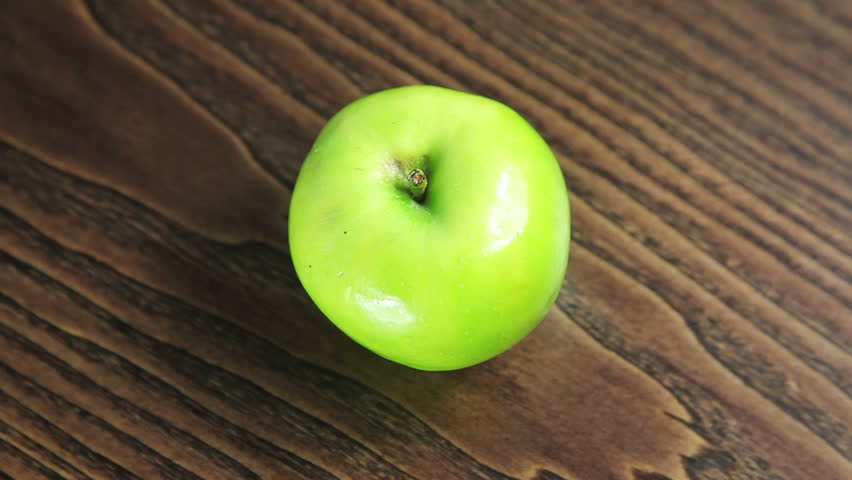
#> input picture images/orig/apple.png, 852 x 480 px
$ jupyter execute 01-basic-color-filters.ipynb
#> lines starting #> are read from the running program, lines starting #| are printed output that depends on the picture; after the words box and inside, x2 and y2 are one past the last pixel; in counts of white or black regions, pixels touching at a corner belong together
# __Простые цветовые фильтры__

[cell 1]
import numpy as np
import cv2
import matplotlib.pyplot as plt
import math

[cell 2]
ORIG_PATH = './images/orig/'
NEW_PATH = './images/new/'

[cell 3]
apple_bgr = cv2.imread(ORIG_PATH + "apple.png")
#> apple_bgr is the input picture: shape (480, 852, 3); mean B, G, R 58.5, 96.3, 105.3

cv2.imshow("green apple", apple_bgr)
cv2.waitKey(0)

__Функция преобразования из `RGB` в `HSV`__ <br>

`cv2.cvtColor(image, cv2.COLOR_BGR2HSV)`

[cell 4]
apple_hsv = cv2.cvtColor(apple_bgr, cv2.COLOR_BGR2HSV)
#> apple_hsv: shape (480, 852, 3); mean H, S, V 18.8, 113.4, 112.3

cv2.imshow("green apple", apple_hsv)
cv2.waitKey(0)

## __Функция для выделения цветового диапозона__

`inRange(img, color1, color2)` - Функция inRange позволяет наложить на кадр цветовой фильтр в заданном диапазоне. <br>

- `img` — изображение, на которое мы накладываем фильтр;
- `color1` — начальный цвет диапазона;
- `color2` — конечный цвет диапазона.

Например, чтобы выделить яблоко нам нужен именно диапазон цветов, а не один конкретный. Одна часть яблока может находиться в тени, а на другую в это время падает свет из окна. Значит нам интересен и светло-зеленый и темно-зеленый цвет, а также все оттенки между ними.

[cell 5]
# Границы цветов HSV
# hsv_min = np.array((53, 0, 0), np.uint8)
# hsv_max = np.array((83, 255, 255), np.uint8)

hsv_min = np.array((35, 100, 100), np.uint8)
hsv_max = np.array((100, 255, 255), np.uint8)

apple_bgr = cv2.imread(ORIG_PATH + "apple.png")
apple_hsv = cv2.cvtColor(apple_bgr, cv2.COLOR_BGR2HSV)
thresh = cv2.inRange(apple_hsv, hsv_min, hsv_max)
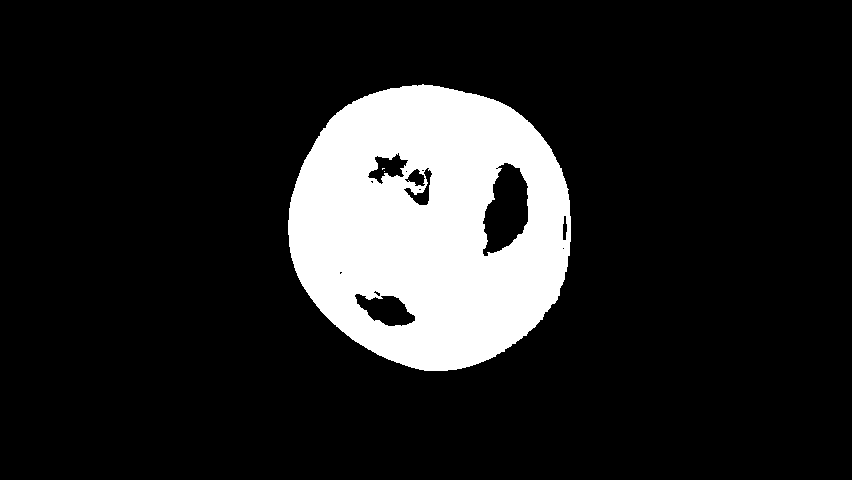
#> thresh: shape (480, 852); 14.3% white; 3 white regions (2 under 20 px), largest, box (x1, y1, x2, y2) and area: (288, 84, 571, 371) 58543

cv2.imshow("filtered_apple", thresh)
cv2.waitKey(0)
cv2.destroyAllWindows()

## __Определение центра по моментам__

Моменты изображения (англ. image moments) в компьютерном зрении, обработке изображений и смежных областях — некоторые частные средневзвешенные (момент) интенсивностей пикселей изображения, или функция таких моментов. Как правило, выбираются моменты, имеющие полезные свойства или интерпретации.

В самом общем смысле момент функции — это некая скалярная величина, которая характеризует эту функцию и может быть использована для артикуляции ее важных свойств. С математической точки зрения набор моментов является в некотором смысле «проекцией» функции на полиномиальный базис. Он аналогичен преобразованию Фурье, которое представляет из себя проекцию функции на базис из гармонических функций.

Моменты изображения полезны для описания объектов после сегментации. Простые свойства изображения, которые можно найти с помощью моментов, включают в себя площадь (или суммарную интенсивность), геометрический центр и информацию об ориентации. Кроме них в математической статистике давно применяются моменты более высоких порядков, например коэффициент асимметрии и коэффициент эксцесса.

Мы можем определить центр шарика при помощи графических моментов изображения, графический момент это чисто математический объект. Он определяется формулой:

Но библиотека OpenCV снова о нас позаботилась, написав уже готовую функцию для определения графических моментов изображения:

[cell 6]
M = cv2.moments(thresh)
#> M = moments, m00 14929740, centre m10/m00, m01/m00 = (428.4, 225.7)

Тогда центр интересующего нас объекта можно посчитать вот так:

[cell 7]
center = (int(M["m10"] / M["m00"]), int(M["m01"] / M["m00"]))
#> center = (428, 225)

## __Практика__

В данной задаче необходимо найти центр интересующего нас объекта на 2х различных изображениях и вписать их в окружности.  Объект на картинках может легко отделяется от фона с помощью цветового фильтра (цвет объекта сильно отличается от цвета остальных пикселей). Примером первого изображения можно взять картинку из 1ой практики или это изображение:

[cell 8]
def calculate_radius_from_mask(mask_image):
    M = cv2.moments(mask_image, binaryImage=True)

    M00 = M["m00"]
    area = M00
    radius = math.sqrt(area / math.pi)

    return int(round(radius))

[cell 9]
watermelon_bgr = cv2.imread(ORIG_PATH + "watermelon.jpg")
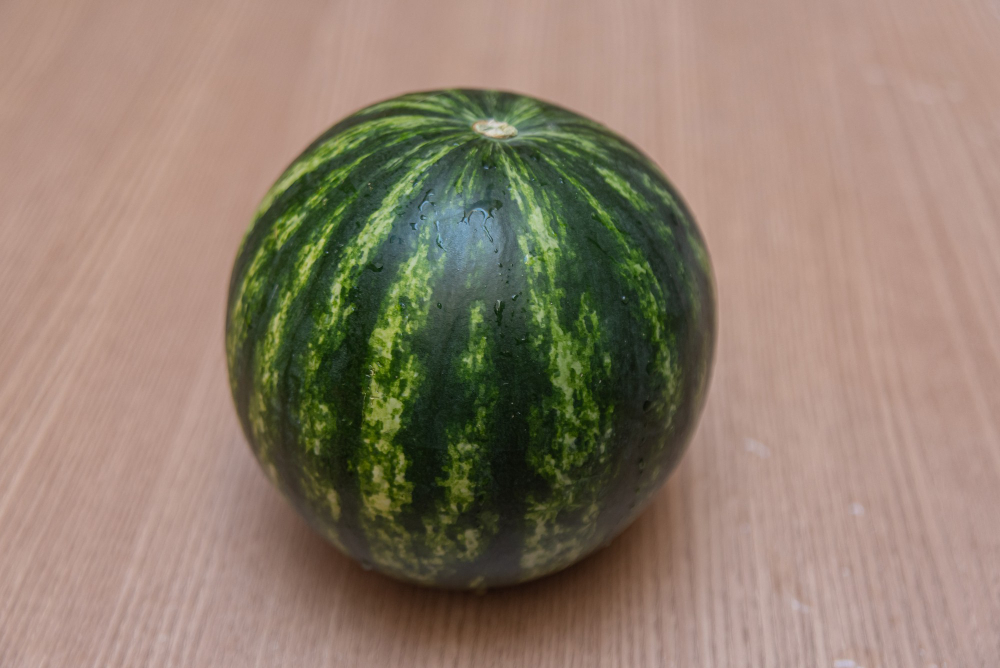
#> input picture images/orig/watermelon.jpg, 1000 x 668 px
#> watermelon_bgr is the input picture: shape (668, 1000, 3); mean B, G, R 109.4, 126.5, 143.7
bloon_bgr = cv2.imread(ORIG_PATH + "bloon.jpg")
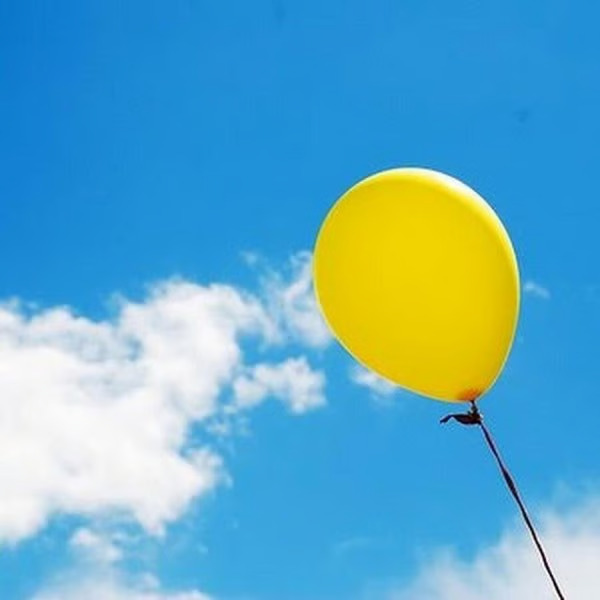
#> input picture images/orig/bloon.jpg, 600 x 600 px
#> bloon_bgr is the input picture: shape (600, 600, 3); mean B, G, R 198.6, 171.3, 98.2

watermelon_hsv = cv2.cvtColor(watermelon_bgr, cv2.COLOR_BGR2HSV)
#> watermelon_hsv: shape (668, 1000, 3); mean H, S, V 19.4, 76.5, 148.4
bloon_hsv = cv2.cvtColor(bloon_bgr, cv2.COLOR_BGR2HSV)
#> bloon_hsv: shape (600, 600, 3); mean H, S, V 91.6, 170, 221.2

# HSV ranges:
# yellow
y_min = np.array([20, 100, 100], np.uint8)
y_max = np.array([30, 255, 255], np.uint8)

# green
g_min = np.array((14, 0, 0), np.uint8)
g_max = np.array((110, 255, 255), np.uint8)

filtered_watermelon = cv2.inRange(watermelon_hsv, g_min, g_max)
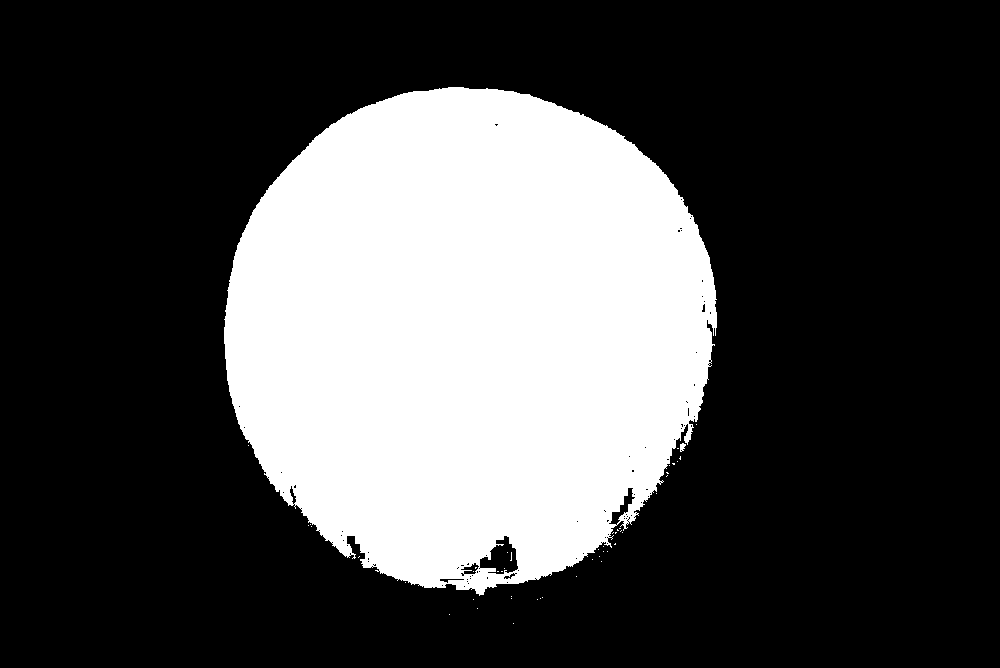
#> filtered_watermelon: shape (668, 1000); 28.7% white; 48 white regions (46 under 20 px), largest, box (x1, y1, x2, y2) and area: (224, 87, 717, 596) 191771, (680, 443, 686, 452) 36
filtered_bloon = cv2.inRange(bloon_hsv, y_min, y_max)
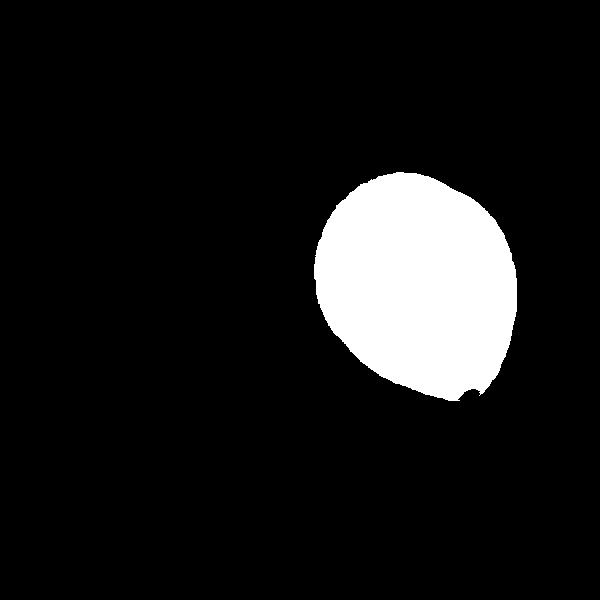
#> filtered_bloon: shape (600, 600); 9.8% white; 1 white region, box (x1, y1, x2, y2) and area: (314, 172, 517, 401) 35261

# cv2.imshow("filtred watermelon", filtered_watermelon)
# cv2.imshow("filtred bloon", filtered_bloon)
# cv2.waitKey(0)

# Окружности
M_watermelon = cv2.moments(filtered_watermelon)
#> M_watermelon = moments, m00 48931695, centre m10/m00, m01/m00 = (468.1, 332.8)
M_bloon = cv2.moments(filtered_bloon)
#> M_bloon = moments, m00 8991555, centre m10/m00, m01/m00 = (418.1, 284.1)

# Параметры
watermelon_center = (int(M_watermelon["m10"] / M_watermelon["m00"]), int(M_watermelon["m01"] / M_watermelon["m00"]))
#> watermelon_center = (468, 332)
bloon_center = (int(M_bloon["m10"] / M_bloon["m00"]), int(M_bloon["m01"] / M_bloon["m00"]))
#> bloon_center = (418, 284)
print(watermelon_center, bloon_center)
#| (468, 332) (418, 284)

R_watermelon = calculate_radius_from_mask(filtered_watermelon) + 5
#> in calculate_radius_from_mask, `M = cv2.moments(mask_image, binaryImage=True)`: M = moments, m00 191889, centre m10/m00, m01/m00 = (468.1, 332.8)
#> in calculate_radius_from_mask, `M00 = M["m00"]`: M00 = 191889
#> in calculate_radius_from_mask, `radius = math.sqrt(area / math.pi)`: radius = 247.1
#> R_watermelon = 252
R_bloon = calculate_radius_from_mask(filtered_bloon) + 5
#> R_bloon = 111
CIRCLE_COLOR = (0, 0, 255)
CIRCLE_THICKNESS = 4

# Рисование окружностей
cv2.circle(watermelon_bgr, watermelon_center, R_watermelon, CIRCLE_COLOR, CIRCLE_THICKNESS)
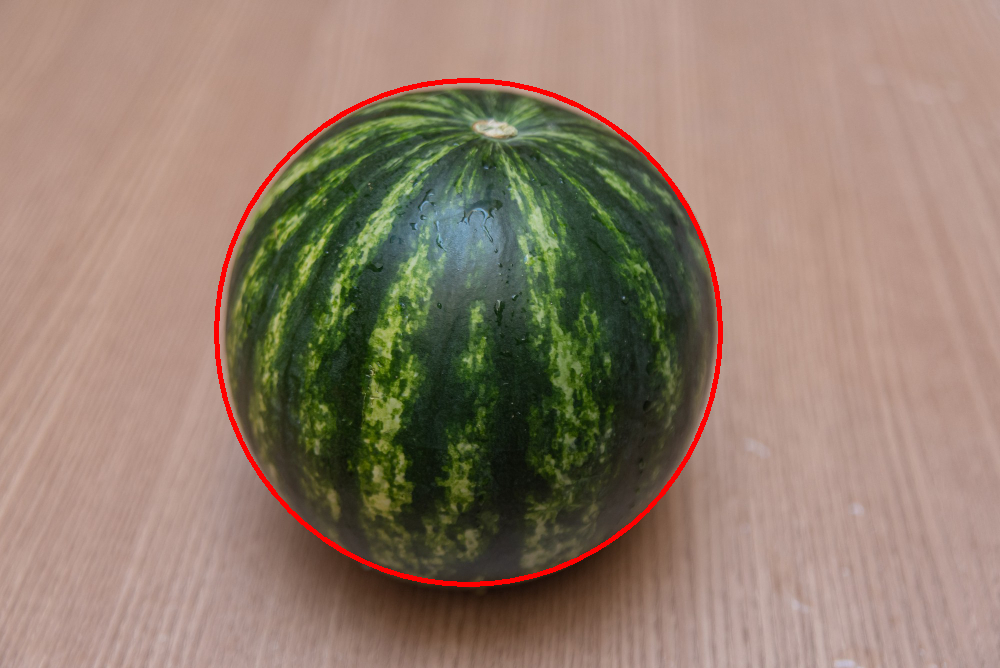
#> watermelon_bgr: shape (668, 1000, 3); 1.17% of pixels changed, all inside (x1, y1, x2, y2) = (214, 78, 723, 587)
cv2.circle(bloon_bgr, bloon_center, R_bloon, CIRCLE_COLOR, CIRCLE_THICKNESS)
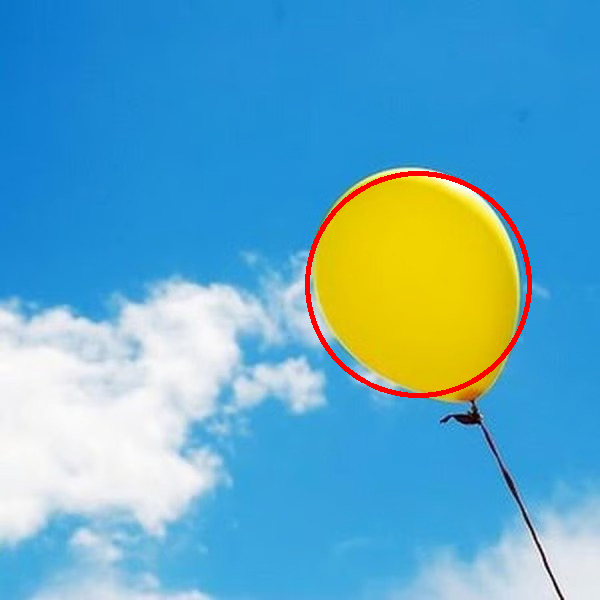
#> bloon_bgr: shape (600, 600, 3); 0.98% of pixels changed, all inside (x1, y1, x2, y2) = (305, 171, 532, 398)

fig, ax = plt.subplots(1, 3, figsize=(10, 5))
ax[0].imshow(cv2.cvtColor(watermelon_bgr, cv2.COLOR_BGR2RGB))
ax[0].set_title("Original Watermelon (with circle)")
ax[0].axis('off')
ax[1].imshow(cv2.cvtColor(bloon_bgr, cv2.COLOR_BGR2RGB))
ax[1].set_title("Original Bloon (with circle)")
ax[1].axis('off')
ax[2].imshow(cv2.cvtColor(filtered_watermelon, cv2.COLOR_BGR2RGB))
plt.show()
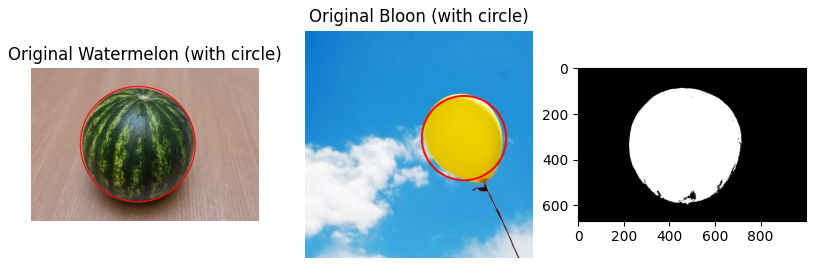
#> figure drawn by matplotlib, 3 panels
plt.show()
